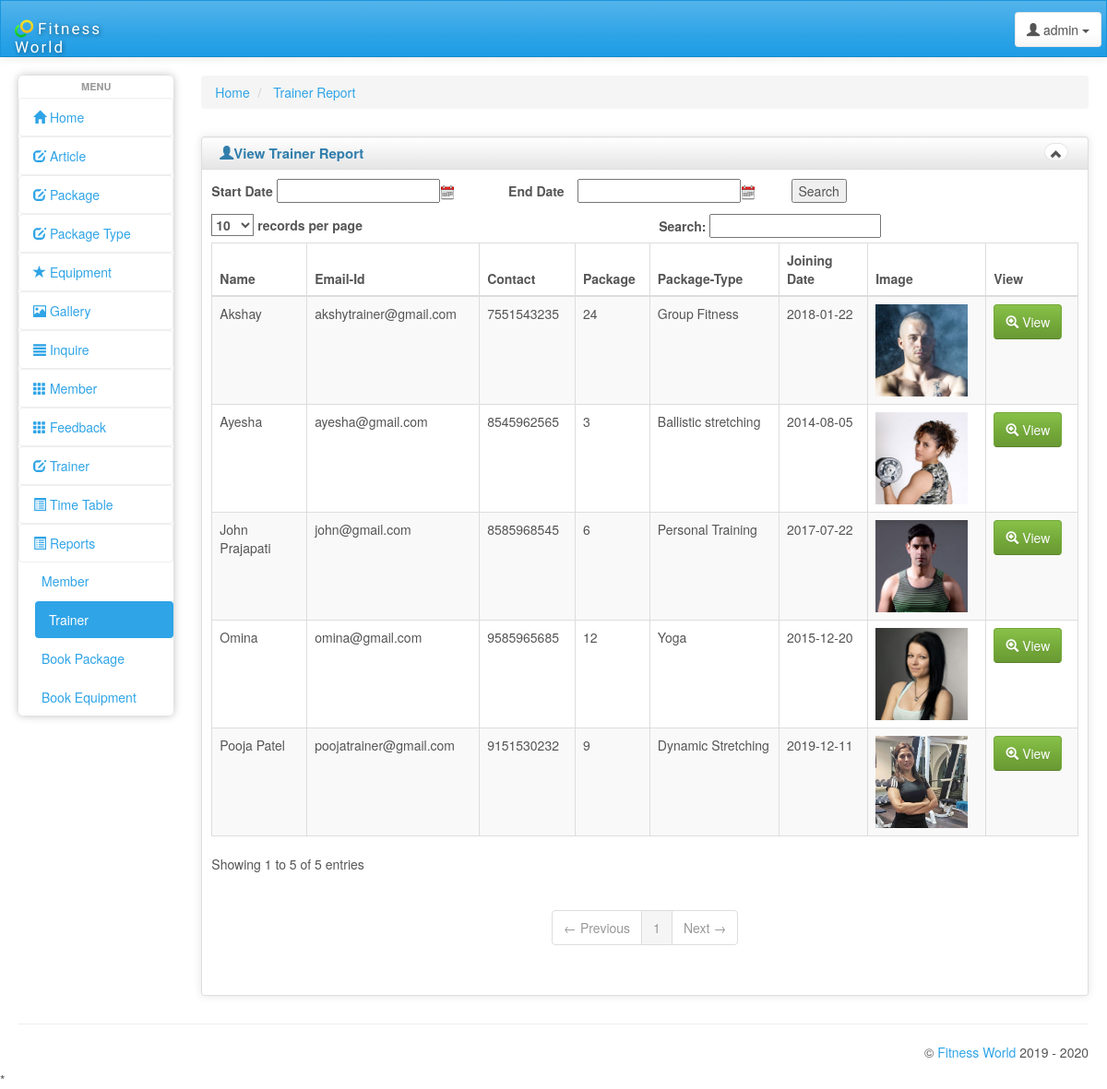
The app's page /admin/trainer_report.php (signed in) with its own data.
### tables this page shows
CREATE TABLE IF NOT EXISTS `trainer` (
  `ID` int(5) NOT NULL AUTO_INCREMENT,
  `name` varchar(30) NOT NULL,
  `address` varchar(500) NOT NULL,
  `gender` varchar(5) NOT NULL,
  `dob` varchar(10) NOT NULL,
  `age` int(5) NOT NULL,
  `email` varchar(50) NOT NULL,
  `contact` bigint(11) NOT NULL,
  `doj` varchar(10) NOT NULL,
  `degree` varchar(100) NOT NULL,
  `class_ID` int(5) NOT NULL,
  `class_type_ID` int(5) NOT NULL,
  `image` varchar(500) NOT NULL,
  PRIMARY KEY (`ID`)
);

CREATE TABLE IF NOT EXISTS `package` (
  `ID` int(5) NOT NULL AUTO_INCREMENT,
  `class` int(200) NOT NULL,
  PRIMARY KEY (`ID`)
);

CREATE TABLE IF NOT EXISTS `package_type` (
  `ID` int(5) NOT NULL AUTO_INCREMENT,
  `class` int(30) NOT NULL,
  `class_type` varchar(30) NOT NULL,
  `Details` varchar(1500) NOT NULL,
  `time_duration` varchar(50) NOT NULL,
  `fees` bigint(10) NOT NULL,
  PRIMARY KEY (`ID`)
);

### admin/trainer_report.php (the view, shortened to what this page needs)
<!DOCTYPE html>
<html lang="en">
<head>
    <link id="bs-css" href="css/bootstrap-cerulean.min.css" rel="stylesheet">
    <link href="css/charisma-app.css" rel="stylesheet">
    <link href='bower_components/fullcalendar/dist/fullcalendar.css' rel='stylesheet'>
    <link href='bower_components/fullcalendar/dist/fullcalendar.print.css' rel='stylesheet' media='print'>
    <link href='bower_components/chosen/chosen.min.css' rel='stylesheet'>
    <link href='bower_components/colorbox/example3/colorbox.css' rel='stylesheet'>
    <link href='bower_components/responsive-tables/responsive-tables.css' rel='stylesheet'>
    <link href='bower_components/bootstrap-tour/build/css/bootstrap-tour.min.css' rel='stylesheet'>
    <link href='css/jquery.noty.css' rel='stylesheet'>
    <link href='css/noty_theme_default.css' rel='stylesheet'>
    <link href='css/elfinder.min.css' rel='stylesheet'>
    <link href='css/elfinder.theme.css' rel='stylesheet'>
    <link href='css/jquery.iphone.toggle.css' rel='stylesheet'>
    <link href='css/uploadify.css' rel='stylesheet'>
    <link href='css/animate.min.css' rel='stylesheet'>
	<link rel="stylesheet" href="http://code.jquery.com/ui/1.11.4/themes/smoothness/jquery-ui.css">
</head>
<body>
   <?php include"header.php";?>
        <div id="content" class="col-lg-10 col-sm-10">
                <div>
        <ul class="breadcrumb">
            <li>
                <a href="#">Home</a>
            </li>
            <li>
                <a href="#">Trainer Report</a>
            </li>
        </ul>
    </div>
    <div class="row">
    <div class="box col-md-12">
    <div class="box-inner">
    <div class="box-header well" data-original-title="">
        <h2><i class="glyphicon glyphicon-user"></i>View Trainer Report</h2>
        <div class="box-icon">
            <a href="#" class="btn btn-minimize btn-round btn-default"><i
                    class="glyphicon glyphicon-chevron-up"></i></a>
        </div>
    </div>
    <div class="box-content">
<?php
	$post_at = "";
	$post_at_to_date = "";
	$queryCondition = "";
	$q="SELECT * from trainer " . $queryCondition . " ORDER BY doj desc";
	$run=mysql_query($q) or die(mysql_error());
?>
<script src="http://code.jquery.com/ui/1.10.3/jquery-ui.js"></script>
<form name="frmSearch" method="post" action="" autocomplete="off">
	 <p class="search_input">
		<label>Start Date</label>
		<input type="text" id="post_at" name="search[post_at]"  value="<?php echo $post_at; ?>" class="input-control" />
		<label>End Date</label>
	    <input type="text" id="post_at_to_date" name="search[post_at_to_date]" style="margin-left:10px"  value="<?php echo $post_at_to_date; ?>" class="input-control"  />
		<input type="submit" name="go" value="Search" >
	</p>
</form>
    <table class="table table-striped table-bordered bootstrap-datatable datatable responsive">
    <thead>
    <tr>
		<th>Name</th>
        <th>Email-Id</th>
        <th>Contact</th>
		<th>Package</th>
		<th>Package-Type</th>
		<th>Joining Date</th>
		<th>Image</th>
        <th>View</th>
    </tr>
    </thead>
    <tbody>
    <tr>
<?php
	while($row = mysql_fetch_assoc( $run ))
	{
		$id=$row['ID'];
		$name=$row['name'];
		$email=$row['email'];
		$contact=$row['contact'];
		$package_id=$row['class_ID'];
		$package_type_id=$row['class_type_ID'];
		$dob=$row['doj'];
		$image=$row['image'];
		$result1 = mysql_query("SELECT * FROM package WHERE ID=$package_id")or die(mysql_error());
					$row1 = mysql_fetch_array($result1);
		$package=$row1['class'];
		$result2 = mysql_query("SELECT * FROM package_type WHERE ID=$package_type_id")or die(mysql_error());
					$row2 = mysql_fetch_array($result2);
		$package_type=$row2['class_type'];
?>
		<td><?php echo $name; ?></td>
        <td class="center"><?php echo $email; ?></td>
        <td class="center"><?php echo $contact; ?></td>
		<td class="center"><?php echo $package; ?></td>
		<td class="center"><?php echo $package_type; ?></td>
		<td class="center"><?php echo $dob; ?></td>
		<td><img src="trainer/<?php echo $image;?>" height="100px" width="100px"/></td>
   <?php echo '<td class="center">
	<a class="btn btn-success" href="view_trainer.php?id=' . $id . '">
                <i class="glyphicon glyphicon-zoom-in icon-white"></i> View</a>
	</td>
	</tr>';
}
?>
    </tbody>
    </table>
    </div>
    </div>
    </div>
    </div>
    </div>
</div>
    <hr>
  <?php include"footer.php"; ?>
</div>
</body>
</html>

### admin/css/charisma-app.css (style rules this page uses)
.box { margin-top: 10px; margin-bottom: 10px; }
.box-inner { border: 1px solid #DEDEDE; border-radius: 3px; -webkit-border-radius: 3px; -moz-border-radius: 3px; box-shadow: 0 0 10px rgba(189, 189, 189, 0.4); -webkit-box-shadow: 0 0 10px rgba(189, 189, 189, 0.4); -moz-box-shadow: 0 0 10px rgba(189, 189, 189, 0.4); }
.box-header { border: none; padding-top: 5px; border-bottom: 1px solid #DEDEDE; border-radius: 3px 3px 0 0; -webkit-border-radius: 3px 3px 0 0; -moz-border-radius: 3px 3px 0 0; height: 35px; min-height: 35px !important; margin-bottom: 0; font-weight: bold; font-size: 16px; background: -moz-linear-gradient(top, rgba(255, 255, 255, 0) 0%, rgba(0, 0, 0, 0.1) 100%); background: -webkit-gradient(linear, left top, left bottom, color-stop(0%, rgba(255, 255, 255, 0)), color-stop(100%, rgba(0, 0, 0, 0.1))); background: -webkit-linear-gradient(top, rgba(255, 255, 255, 0) 0%, rgba(0, 0, 0, 0.1) 100%); background: -o-linear-gradient(top, rgba(255, 255, 255, 0) 0%, rgba(0, 0, 0, 0.1) 100%); background: -ms-linear-gradient(top, rgba(255, 255, 255, 0) 0%, rgba(0, 0, 0, 0.1) 100%); background: linear-gradient(to bottom, rgba(255, 255, 255, 0) 0%, rgba(0, 0, 0, 0.1) 100%); filter: progid:DXImageTransform.Microsoft.gradient(startColorstr='#00ffffff', endColorstr='#1a000000', GradientType=0); }
.box-header h2 { font-size: 15px; width: auto; clear: none; float: left; line-height: 25px; white-space: nowrap; font-weight: bold; margin-top: 0; margin-bottom: 0; }
.box-header h2 > i { margin-top: 1px; }
.box-icon { float: right; }
.box-icon a { clear: none; float: left; margin: 0 2px; height: 20px; width: 5px; margin-top: 1px; }
.box-icon a i { margin-left: -6px; top: -1px; }
.box-content { padding: 10px; }
.btn-round { border-radius: 40px; -webkit-border-radius: 40px; -moz-border-radius: 40px; font-size: 12px; padding-top: 4px; }
@media only screen and (min-width: 980px) { a, button, input[type=submit], input[type=button], .product-img { -webkit-transition: .5s; -moz-transition: .5s; -ms-transition: .5s; -o-transition: .5s; transition: .5s; } }

### admin/bower_components/responsive-tables/responsive-tables.css (style rules this page uses)
table th { font-weight: bold; }
table td, table th { padding: 9px 10px; text-align: left; }

### records on screen
trainer: name "Pooja Patel", email "poojatrainer@gmail.com", contact "9151530232", package.class "9", package_type.class_type "Dynamic Stretching", doj "2019-12-11", image (picture)
trainer: name "Akshay", email "akshytrainer@gmail.com", contact "7551543235", package.class "24", package_type.class_type "Group Fitness", doj "2018-01-22", image (picture)
trainer: name "John Prajapati", email "john@gmail.com", contact "8585968545", package.class "6", package_type.class_type "Personal Training", doj "2017-07-22", image (picture)
trainer: name "Omina", email "omina@gmail.com", contact "9585965685", package.class "12", package_type.class_type "Yoga", doj "2015-12-20", image (picture)
trainer: name "Ayesha", email "ayesha@gmail.com", contact "8545962565", package.class "3", package_type.class_type "Ballistic stretching", doj "2014-08-05", image (picture)
